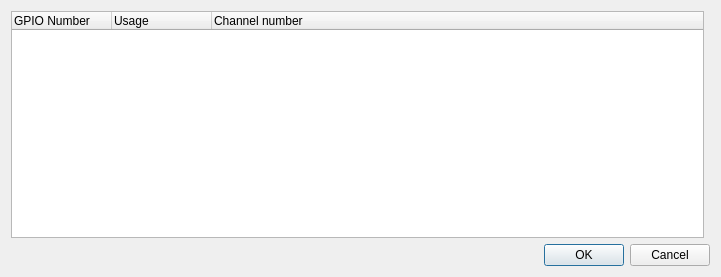
<?xml version="1.0" encoding="UTF-8"?>
<ui version="4.0">
 <author>Massimo Callegari</author>
 <comment>
  Q Light Controller Plus
  gpioconfiguration.ui

  Copyright (c) 2015 Massimo Callegari

  Licensed under the Apache License, Version 2.0 (the &quot;License&quot;);
  you may not use this file except in compliance with the License.
  You may obtain a copy of the License at

      http://www.apache.org/licenses/LICENSE-2.0.txt

  Unless required by applicable law or agreed to in writing, software
  distributed under the License is distributed on an &quot;AS IS&quot; BASIS,
  WITHOUT WARRANTIES OR CONDITIONS OF ANY KIND, either express or implied.
  See the License for the specific language governing permissions and
  limitations under the License.
 </comment>
 <class>GPIOConfiguration</class>
 <widget class="QDialog" name="GPIOConfiguration">
  <property name="geometry">
   <rect>
    <x>0</x>
    <y>0</y>
    <width>721</width>
    <height>277</height>
   </rect>
  </property>
  <property name="windowTitle">
   <string>Configure GPIO Plugin</string>
  </property>
  <layout class="QGridLayout" name="gridLayout">
   <item row="1" column="0" colspan="2">
    <widget class="QDialogButtonBox" name="m_buttonBox">
     <property name="standardButtons">
      <set>QDialogButtonBox::StandardButton::Cancel|QDialogButtonBox::StandardButton::Ok</set>
     </property>
    </widget>
   </item>
   <item row="0" column="0">
    <widget class="QTreeWidget" name="m_treeWidget">
     <column>
      <property name="text">
       <string>GPIO Number</string>
      </property>
     </column>
     <column>
      <property name="text">
       <string>Usage</string>
      </property>
     </column>
     <column>
      <property name="text">
       <string>Channel number</string>
      </property>
     </column>
    </widget>
   </item>
  </layout>
 </widget>
 <resources/>
 <connections>
  <connection>
   <sender>m_buttonBox</sender>
   <signal>accepted()</signal>
   <receiver>GPIOConfiguration</receiver>
   <slot>accept()</slot>
   <hints>
    <hint type="sourcelabel">
     <x>162</x>
     <y>75</y>
    </hint>
    <hint type="destinationlabel">
     <x>157</x>
     <y>274</y>
    </hint>
   </hints>
  </connection>
  <connection>
   <sender>m_buttonBox</sender>
   <signal>rejected()</signal>
   <receiver>GPIOConfiguration</receiver>
   <slot>reject()</slot>
   <hints>
    <hint type="sourcelabel">
     <x>266</x>
     <y>79</y>
    </hint>
    <hint type="destinationlabel">
     <x>286</x>
     <y>274</y>
    </hint>
   </hints>
  </connection>
 </connections>
</ui>
